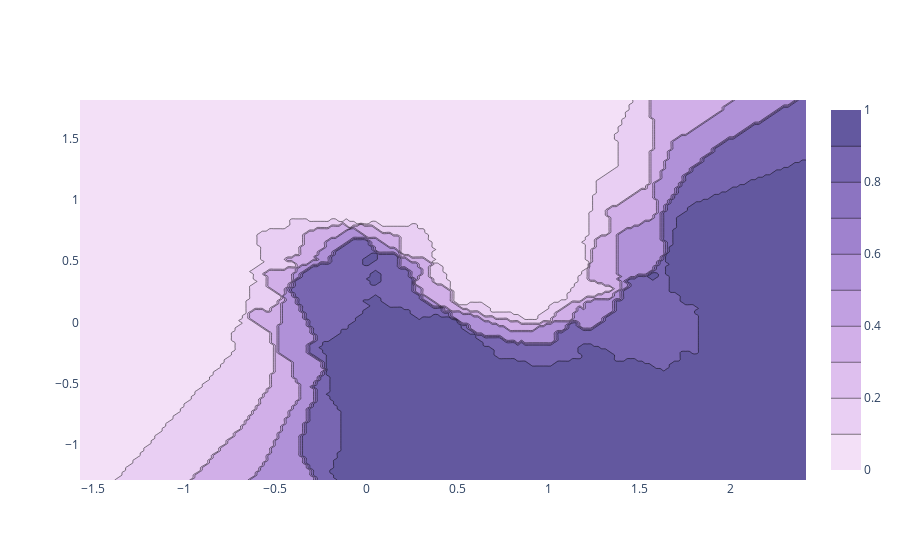

This figure's notebook cell:
### Code cell
import plotly.graph_objects as go
import numpy as np
from sklearn.datasets import make_moons
from sklearn.model_selection import train_test_split
from sklearn.neighbors import KNeighborsClassifier

mesh_size = .02
margin = 0.25

# Load and split data
X, y = make_moons(noise=0.3, random_state=0)
X_train, X_test, y_train, y_test = train_test_split(X, y.astype(str), test_size=0.2, random_state=3) 
# X_valid, X_test, y_valid, y_test = train_test_split(X_test, y_test, test_size=0.5, random_state=2)

# Create a mesh grid on which we will run our model
x_min, x_max = X[:, 0].min() - margin, X[:, 0].max() + margin
y_min, y_max = X[:, 1].min() - margin, X[:, 1].max() + margin
xrange = np.arange(x_min, x_max, mesh_size)
yrange = np.arange(y_min, y_max, mesh_size)
xx, yy = np.meshgrid(xrange, yrange)

# Create classifier, run predictions on grid
clf = knn_model
clf.fit(X, y)
Z = clf.predict_proba(np.c_[xx.ravel(), yy.ravel()])[:, 1]
Z = Z.reshape(xx.shape)


# Plot the figure
fig = go.Figure(data=[
    go.Contour(
        x=xrange,
        y=yrange,
        z=Z,
        colorscale='purp'
    )
])
fig.show()

### Figure 1 — Plotly figure (JSON) as saved in the notebook; plotly's stock layout.template omitted (floating-point values rounded to 4 significant figures; data arrays with more than 128 entries replaced by an {"elided": "..."} marker saying what was removed)
{"data": [{"colorscale": [[0, "rgb(243, 224, 247)"], [0.1667, "rgb(228, 199, 241)"], [0.3333, "rgb(209, 175, 232)"], [0.5, "rgb(185, 152, 221)"], [0.6667, "rgb(159, 130, 206)"], [0.8333, "rgb(130, 109, 186)"], [1, "rgb(99, 88, 159)"]], "type": "contour", "x": {"elided": "200 float values"}, "y": {"elided": "156 float values"}, "z": {"elided": "156x200 float values"}}], "layout": {}}
